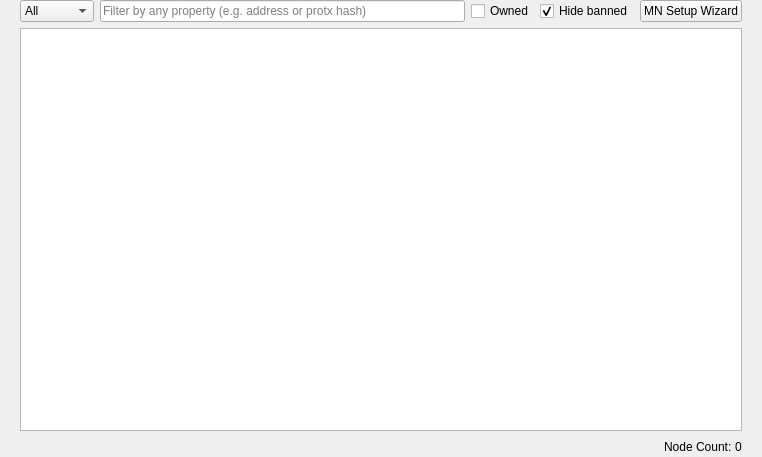
<?xml version="1.0" encoding="UTF-8"?>
<ui version="4.0">
 <class>MasternodeList</class>
 <widget class="QWidget" name="MasternodeList">
  <property name="geometry">
   <rect>
    <x>0</x>
    <y>0</y>
    <width>762</width>
    <height>457</height>
   </rect>
  </property>
  <property name="windowTitle">
   <string>Form</string>
  </property>
  <layout class="QVBoxLayout" name="topLayout">
   <property name="leftMargin">
    <number>20</number>
   </property>
   <property name="topMargin">
    <number>0</number>
   </property>
   <property name="rightMargin">
    <number>20</number>
   </property>
   <property name="bottomMargin">
    <number>0</number>
   </property>
   <item>
    <layout class="QVBoxLayout" name="verticalLayout">
     <property name="bottomMargin">
      <number>0</number>
     </property>
     <item>
      <layout class="QGridLayout" name="gridLayout_3">
       <item row="0" column="0">
        <layout class="QHBoxLayout" name="horizontalLayout_4">
         <property name="bottomMargin">
          <number>0</number>
         </property>
         <item>
          <widget class="QComboBox" name="comboBoxType">
           <property name="toolTip">
            <string>Filter by masternode type</string>
           </property>
           <item>
            <property name="text">
             <string>All</string>
            </property>
           </item>
           <item>
            <property name="text">
             <string>Regular</string>
            </property>
           </item>
           <item>
            <property name="text">
             <string>Evo</string>
            </property>
           </item>
          </widget>
         </item>
         <item>
          <widget class="QLineEdit" name="filterText">
           <property name="toolTip">
            <string>Filter masternode list</string>
           </property>
           <property name="placeholderText">
            <string>Filter by any property (e.g. address or protx hash)</string>
           </property>
          </widget>
         </item>
         <item>
          <widget class="QCheckBox" name="checkBoxOwned">
           <property name="toolTip">
            <string>Show only masternodes this wallet has keys for.</string>
           </property>
           <property name="text">
            <string>Owned</string>
           </property>
          </widget>
         </item>
         <item>
          <widget class="QCheckBox" name="checkBoxHideBanned">
           <property name="toolTip">
            <string>Hide masternodes that are currently PoSe banned.</string>
           </property>
           <property name="text">
            <string>Hide banned</string>
           </property>
           <property name="checked">
            <bool>true</bool>
           </property>
          </widget>
         </item>
         <item>
          <widget class="QPushButton" name="mnSetupWizardButton">
           <property name="toolTip">
            <string>Open guided setup for creating and registering a masternode.</string>
           </property>
           <property name="text">
            <string>MN Setup Wizard</string>
           </property>
          </widget>
         </item>
        </layout>
       </item>
       <item row="1" column="0">
        <widget class="QTableView" name="tableViewMasternodes">
         <property name="editTriggers">
          <set>QAbstractItemView::NoEditTriggers</set>
         </property>
         <property name="alternatingRowColors">
          <bool>true</bool>
         </property>
         <property name="selectionMode">
          <enum>QAbstractItemView::SingleSelection</enum>
         </property>
         <property name="selectionBehavior">
          <enum>QAbstractItemView::SelectRows</enum>
         </property>
         <property name="sortingEnabled">
          <bool>true</bool>
         </property>
        </widget>
       </item>
       <item row="2" column="0">
        <layout class="QHBoxLayout" name="horizontalLayout_count">
         <property name="spacing">
          <number>3</number>
         </property>
         <item>
          <spacer name="horizontalSpacer_count">
           <property name="orientation">
            <enum>Qt::Horizontal</enum>
           </property>
           <property name="sizeHint" stdset="0">
            <size>
             <width>40</width>
             <height>20</height>
            </size>
           </property>
          </spacer>
         </item>
         <item>
          <widget class="QLabel" name="label_count">
           <property name="text">
            <string>Node Count:</string>
           </property>
          </widget>
         </item>
         <item>
          <widget class="QLabel" name="countLabel">
           <property name="text">
            <string notr="true">0</string>
           </property>
          </widget>
         </item>
        </layout>
       </item>
      </layout>
     </item>
    </layout>
   </item>
  </layout>
 </widget>
 <resources/>
 <connections/>
</ui>
